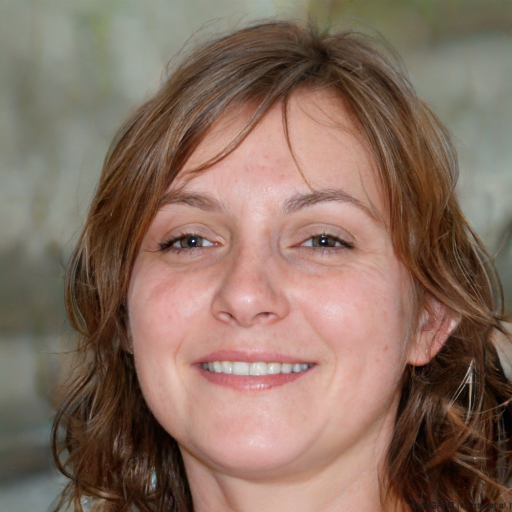
#> input picture persona.jpg, 1024 x 1024 px (shown at 1/2 size)
$ python 007-obtenerelvalordeblancoynegro.py
#> lines starting #> are read from the running program, lines starting #| are printed output that depends on the picture
from PIL import Image

imagen = Image.open("persona.jpg")
#> imagen is the input picture: PIL image 1024x1024 RGB; mean R, G, B 135.6, 110.6, 96.9
pixeles = imagen.load()

paso = 64
incremento = 16
pasopequeno = int(paso/8)

for x in range(0,1024,incremento):
    for y in range(0,1024,incremento):
        coordenadas = (x,y,x+paso,y+paso)
        trozo = imagen.crop(coordenadas)

        tamanopequeno = (pasopequeno,pasopequeno)
        pequeno = trozo.resize(tamanopequeno)
        cadena = ""
        for x2 in range(0,pasopequeno):
            for y2 in range(0,pasopequeno):
                if pequeno.load()[x2,y2][0] < 127:
                    cadena += "0"
                else:
                    cadena += "1"
        try:
            trozo.save("trozos/grandes/"+cadena+".jpg")
            pequeno.save("trozos/pequenos/"+cadena+".jpg")
            pequeno.close()
        except:
            print("da error pero continuo")
#> this loop made 64 passes
#> pass 1, `trozo.save("trozos/grandes/"+cadena+".jpg")`:
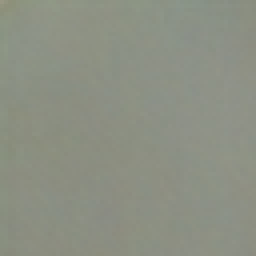
#> saved as 1111111111111111111111111111111111111111111111111111111111111111.jpg: PIL image 64x64 RGB (shown 4 times larger); mean R, G, B 140.3, 144.3, 131.6
#> after the loop:
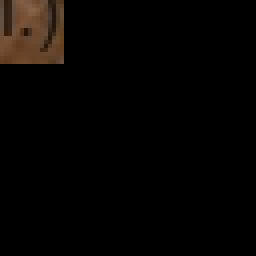
#> trozo: PIL image 64x64 RGB (shown 4 times larger); mean R, G, B 6, 4.1, 2.7
